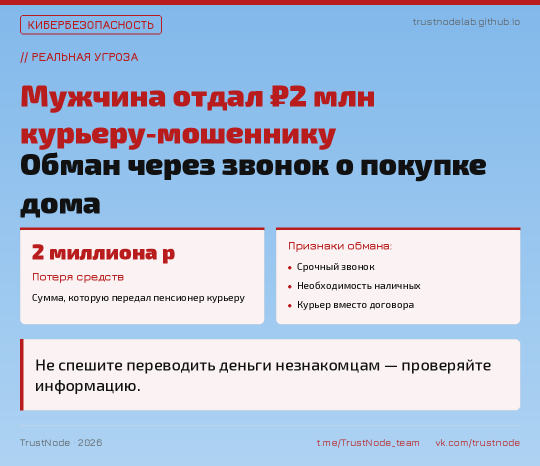
#> input picture data/cards/mmsiscsar155.png, 1080 x 932 px (shown at 1/2 size)
$ python -i crop.py   (imports and definitions only)
#> lines starting #> are read from the running program, lines starting #| are printed output that depends on the picture
"""Smart crop & asset normalization for 9:16.

- Normalize any input image to 720x1280 with smart crop (attention heuristic).
- Keep center container clean; avoid cutting faces (upper-third bias heuristic).
- Motion: subtle zoom/pan over the still via crop window animation.
"""

from __future__ import annotations

import math
from pathlib import Path
from typing import Tuple

from PIL import Image, ImageFilter, ImageOps

TARGET_W, TARGET_H = 720, 1280
TARGET_RATIO = TARGET_W / TARGET_H  # 0.5625


# [7 lines left out: function open_safe, not called in this run]


def _attention_bias(img: Image.Image) -> Tuple[float, float, float]:
    """Return (cx01, cy01, weight): heuristic attention center.

    Uses luminance variance per region — bright/detailed areas (often faces/text)
    pull the crop window. Cheap saliency proxy, no ML deps.
    """
    small = img.resize((64, 113), Image.BILINEAR)  # 9:16-ish thumbnail
    gray = ImageOps.grayscale(small)
    px = gray.load()
    w, h = small.size
    total = 0.0
    cx, cy = 0.0, 0.0
    # 3x3 variance grid
    grid = [[0.0] * 3 for _ in range(3)]
    for gy in range(3):
        for gx in range(3):
            vals = []
            for y in range(gy * h // 3, (gy + 1) * h // 3):
                for x in range(gx * w // 3, (gx + 1) * w // 3):
                    vals.append(px[x, y])
            mean = sum(vals) / max(1, len(vals))
            var = sum((v - mean) ** 2 for v in vals) / max(1, len(vals))
            grid[gy][gx] = var + mean / 255.0 * 10.0
    for gy in range(3):
        for gx in range(3):
            weight = grid[gy][gx]
            total += weight
            cx += (gx + 0.5) / 3.0 * weight
            cy += (gy + 0.5) / 3.0 * weight
    if total <= 0:
        return 0.5, 0.5, 0.0
    return cx / total, cy / total, total


def smart_crop(img: Image.Image, tw: int = TARGET_W, th: int = TARGET_H, seed: int = 0) -> Image.Image:
    """Crop to exact tw x th targeting attention region."""
    iw, ih = img.size
    target = tw / th
    src_ratio = iw / ih

    if src_ratio > target:
        # too wide: crop width, keep full height
        cw = int(ih * target)
        cx_att, cy_att, wgt = _attention_bias(img)
        if wgt > 0:
            cx = int(cx_att * (iw - cw))
        else:
            cx = (iw - cw) // 2
        cx = max(0, min(iw - cw, cx))
        box = (cx, 0, cx + cw, ih)
    else:
        # too tall: crop height, keep full width
        ch = int(iw / target)
        cx_att, cy_att, wgt = _attention_bias(img)
        # bias toward upper-third for faces
        cy_att = min(cy_att, 0.6) if wgt > 0 else 0.5
        if wgt > 0:
            cy = int(cy_att * (ih - ch))
        else:
            cy = (ih - ch) // 2
        cy = max(0, min(ih - ch, cy))
        box = (0, cy, iw, cy + ch)

    cropped = img.crop(box)
    return cropped.resize((tw, th), Image.LANCZOS)


# [46 lines left out: functions crop_window_for_time, normalize_asset, not called in this run]

>>> from PIL import Image
>>> picture = Image.open('../../data/cards/mmsiscsar155.png')
#> picture is the input picture: PIL image 1080x932 RGB; mean R, G, B 177.1, 193.9, 219.4
>>> result = smart_crop(picture)
#> in _attention_bias, `small = img.resize((64, 113), Image.BILINEAR)`:
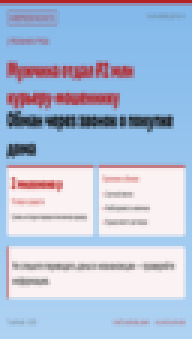
#> small: PIL image 64x113 RGB (shown 3 times larger); mean R, G, B 177.1, 193.9, 219.4
#> in _attention_bias, `gray = ImageOps.grayscale(small)`:
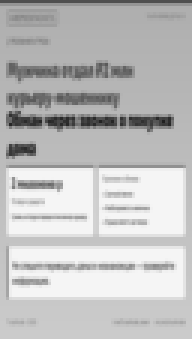
#> gray: PIL image 64x113 L (shown 3 times larger); min 32, max 245, mean 191.7
#> after the loop in _attention_bias, `for gy in range(3):`: grid = [[805.2, 869.8, 340.9], [2950.8, 2370, 2063.3], [662.7, 601.1, 596.4]]
#> after the loop in _attention_bias, `for gy in range(3):`: cx = 5157.5; cy = 5578.3; total = 11260.4
#> in smart_crop, `cx_att, cy_att, wgt = _attention_bias(img)`: cx_att = 0.458; cy_att = 0.495; wgt = 11260.4
#> in smart_crop, `cx = int(cx_att * (iw - cw))`: cx = 254
#> in smart_crop, `box = (cx, 0, cx + cw, ih)`: box = (254, 0, 778, 932)
#> in smart_crop, `cropped = img.crop(box)`:
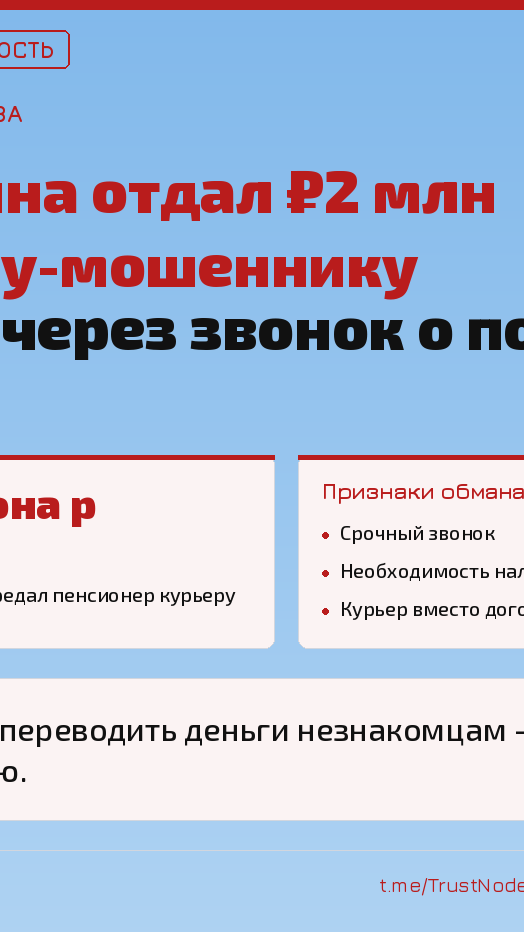
#> cropped: PIL image 524x932 RGB; mean R, G, B 179.3, 193.9, 218.3
#> in smart_crop, `return cropped.resize((tw, th), Image.LANCZOS)`:
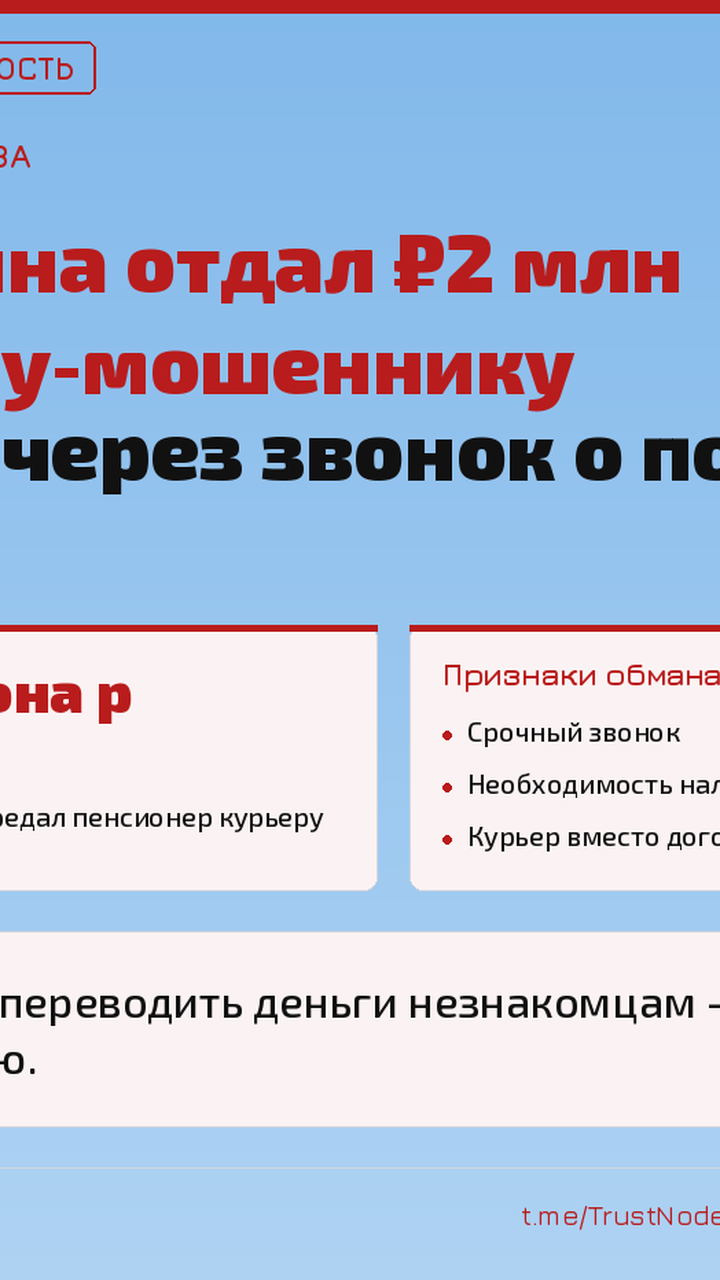
#> returned value: PIL image 720x1280 RGB; mean R, G, B 179.2, 193.8, 218.2
